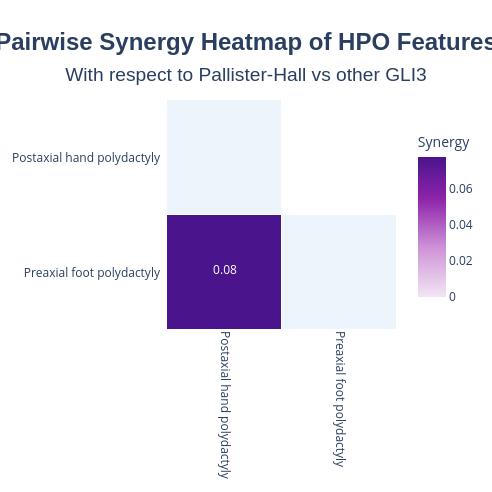

Notebook cell for this chart:
### Code cell
synergy_phs.plot_synergy_heatmap()

### Figure 1 — Plotly figure (JSON) as saved in the notebook; plotly's stock layout.template omitted (floating-point values rounded to 4 significant figures)
{"data": [{"colorscale": [[0, "#eef4fb"], [1, "#eef4fb"]], "hoverinfo": "skip", "showscale": false, "type": "heatmap", "x": ["Postaxial hand polydactyly", "Preaxial foot polydactyly"], "xgap": 1, "y": ["Postaxial hand polydactyly", "Preaxial foot polydactyly"], "ygap": 1, "z": [[2, null], [null, 2]]}, {"colorbar": {"len": 0.8, "thickness": 28, "title": {"text": "Synergy"}}, "colorscale": [[0, "#f3e5f5"], [0.35, "#ce93d8"], [0.7, "#8e24aa"], [1, "#4a148c"]], "hoverinfo": "text", "hovertext": [["", ""], ["<b>HPO_A</b>: Postaxial hand polydactyly (HP:0001162)<br><b>HPO_B</b>: Preaxial foot polydactyly (HP:0001841)<br><b>Synergy</b>: 0.08<br><b>p-val</b>: 0.006998<br><b>adj_p_val</b>: 0.013359<br><b>Counts (y=0)</b><br>&nbsp;&nbsp;E/E: 2, E/O: 21, O/E: 22, O/O: 15  (<i>N=60</i>)<br><b>Counts (y=1)</b><br>&nbsp;&nbsp;E/E: 4, E/O: 0, O/E: 0, O/O: 0  (<i>N=4</i>)<br><b>Total_individuals</b>: 64<br><b>N_PMIDs</b>: 3<br><b>PMIDs</b>: 18000979, 22428873, 24736735", ""]], "text": [["", ""], ["0.08", ""]], "texttemplate": "<span style='font-size:12px'>%{text}</span>", "type": "heatmap", "x": ["Postaxial hand polydactyly", "Preaxial foot polydactyly"], "xgap": 1, "y": ["Postaxial hand polydactyly", "Preaxial foot polydactyly"], "ygap": 1, "z": [[null, null], [0.07786, null]], "zmax": 0.07786, "zmid": 0, "zmin": 0}], "layout": {"height": 492, "paper_bgcolor": "white", "plot_bgcolor": "white", "title": {"font": {"family": "Arial", "size": 24}, "text": "<b>Pairwise Synergy Heatmap of HPO Features</b><br><span style='font-size:0.8em'>With respect to Pallister-Hall vs other GLI3</span>", "x": 0.5, "xanchor": "center", "yanchor": "top"}, "width": 492, "xaxis": {"tickangle": 90, "tickfont": {"size": 12}}, "yaxis": {"autorange": "reversed", "scaleanchor": "x", "scaleratio": 1, "tickfont": {"size": 12}}}}
